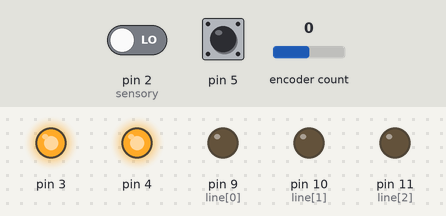
This sketch was run on a simulated Arduino Uno, built with avr-gcc and run on an emulated ATmega328P. On the bench: output pins drawn as LEDs (lit = HIGH). The test bench sets the inputs (shaded band); at power-on: pin 2 (sensory) LOW, encoder count 0, pin 5 HIGH.

Above: at 1.2 s.
1.3 s: pin 2 (sensory) driven HIGH
At 1.8 s:
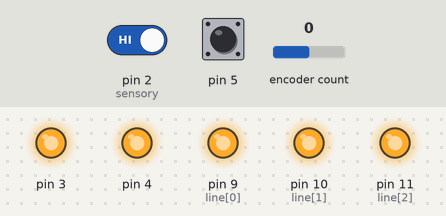
2.8 s: encoder count set to -1
At 4.2 s:
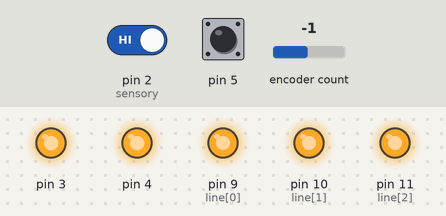
Timing chart, 0 to 5.8 s (numbered marks = the images above; inputs shaded):
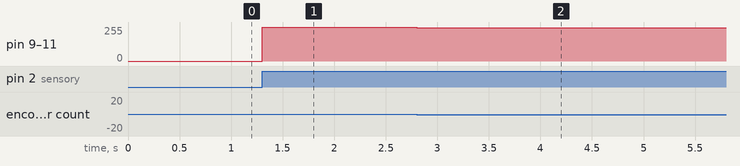

The sketch:

light.ino
```cpp
#define s1 6
#define s2 7
#define key 5
#define sensory 2

byte line[3] = {9, 10, 11};
byte bright[3] = {255, 255, 255};

byte step1 = 7;
byte step2 = 12;

#include <GyverEncoder.h>
Encoder enc(s1, s2, key, 2);

void setup(){
  Serial.begin(9600);
  pinMode(3, OUTPUT); //питание сенсорной кнопки
  digitalWrite(3, HIGH);
  pinMode(4, OUTPUT); //питание энкодера
  digitalWrite(4, HIGH);

  pinMode(sensory, INPUT); //сигнал сенсорной кнопки

}
void loop(){
  enc.tick();
  bool button = digitalRead(sensory);
  if (button)
    for (int i=0; i<=2; i++) analogWrite(line[i], bright[i]);
  else for (int i=0; i<=2; i++) analogWrite(line[i], 0);

  if (enc.isRight()) for (int i=0; i<=2; i++) if (bright[i]<=(255-step1)) bright[i] = bright[i] + step1; else bright[i]=255;
  if (enc.isLeft()) for (int i=0; i<=2; i++) if (bright[i]>=step1) bright[i] = bright[i] - step1; else bright[i]=0;
  if (enc.isFastR()) for (int i=0; i<=2; i++) if (bright[i]<=(255-step2)) bright[i] = bright[i] + step2; else bright[i]=255;
  if (enc.isFastL()) for (int i=0; i<=2; i++) if (bright[i]>=step2) bright[i] = bright[i] - step2; else bright[i]=0;


//  if (enc.isPress())
}
```

Measured:
- after the input at 1.3 s, pin 9 (line[0]), pin 10 (line[1]), pin 11 (line[2]): 0/255 → 255/255 at once
- after the input at 2.8 s, pin 9 (line[0]), pin 10 (line[1]), pin 11 (line[2]): 255/255 → 248/255 at once
